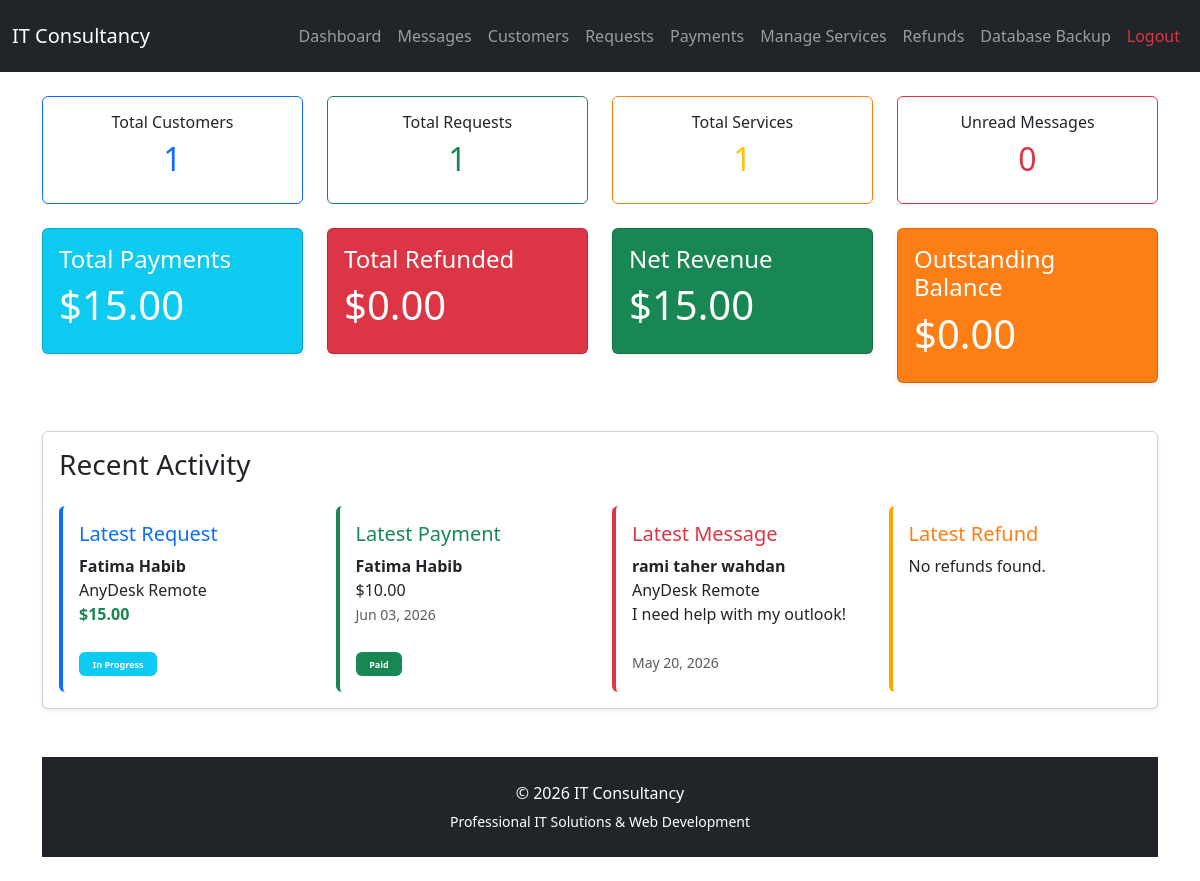
Page /?page=dashboard (signed in) on the earlier database version.
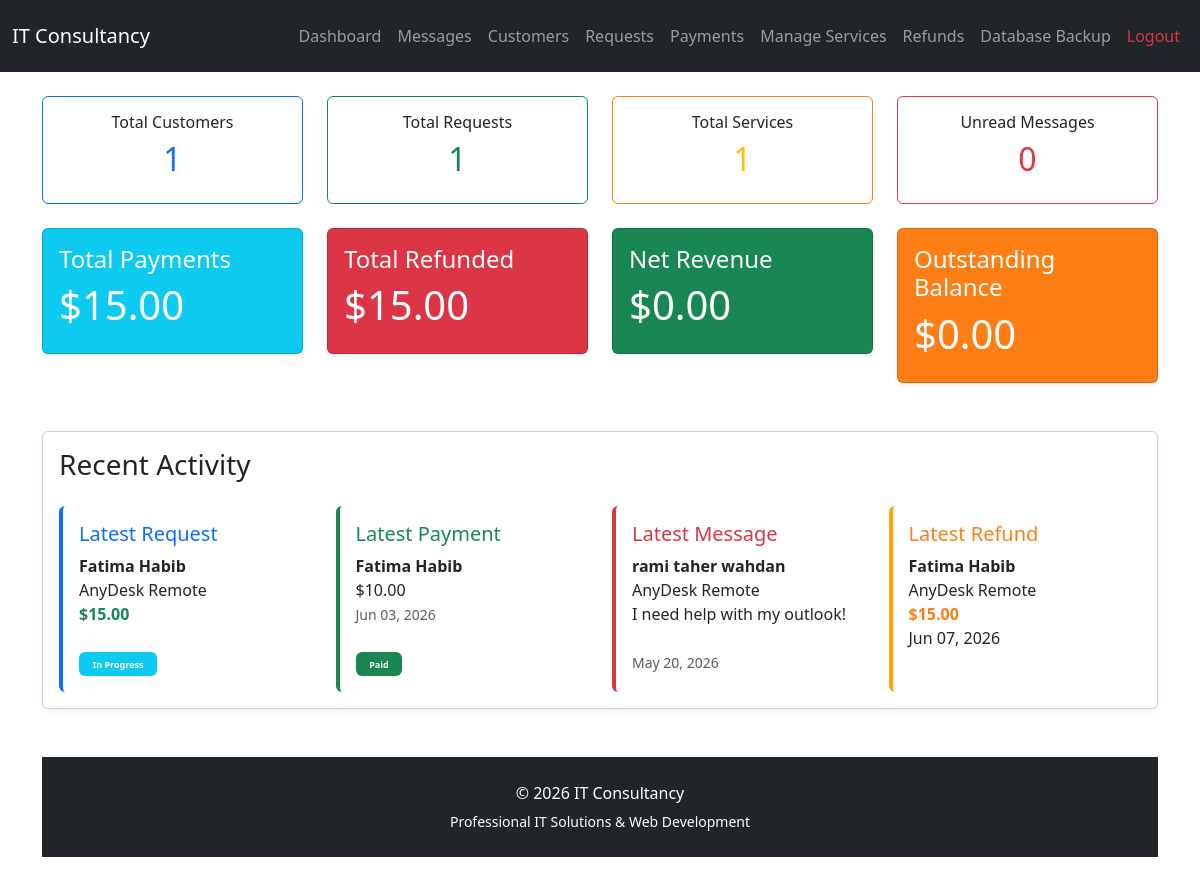
Same page on the later database version.
### tables this page shows
CREATE TABLE `requests` (
  `id` int(11) NOT NULL AUTO_INCREMENT,
  `customer_id` int(11) NOT NULL,
  `service_id` int(11) NOT NULL,
  `quoted_price` decimal(10,2) DEFAULT NULL,
  `description` text DEFAULT NULL,
  `status` enum('Pending','Approved','In Progress','Completed','Cancelled') DEFAULT 'Pending',
  `created_at` timestamp NOT NULL DEFAULT current_timestamp(),
  PRIMARY KEY (`id`),
  KEY `customer_id` (`customer_id`),
  KEY `service_id` (`service_id`),
  CONSTRAINT `requests_ibfk_1` FOREIGN KEY (`customer_id`) REFERENCES `customers` (`id`) ON DELETE CASCADE,
  CONSTRAINT `requests_ibfk_2` FOREIGN KEY (`service_id`) REFERENCES `services` (`id`) ON DELETE CASCADE
);

CREATE TABLE `customers` (
  `id` int(11) NOT NULL AUTO_INCREMENT,
  `name` varchar(255) NOT NULL,
  `email` varchar(255) DEFAULT NULL,
  `phone` varchar(50) DEFAULT NULL,
  `company` varchar(255) DEFAULT NULL,
  `notes` text DEFAULT NULL,
  `created_at` timestamp NOT NULL DEFAULT current_timestamp(),
  PRIMARY KEY (`id`)
);

CREATE TABLE `services` (
  `id` int(11) NOT NULL AUTO_INCREMENT,
  `title` varchar(255) NOT NULL,
  `description` text NOT NULL,
  `created_at` timestamp NOT NULL DEFAULT current_timestamp(),
  `price` decimal(10,2) NOT NULL DEFAULT 0.00,
  `image` varchar(255) DEFAULT NULL,
  PRIMARY KEY (`id`)
);

CREATE TABLE `payments` (
  `id` int(11) NOT NULL AUTO_INCREMENT,
  `request_id` int(11) NOT NULL,
  `amount` decimal(10,2) NOT NULL,
  `status` enum('Unpaid','Partially Paid','Paid','Refund Pending','Refunded') DEFAULT 'Unpaid',
  `payment_date` datetime DEFAULT NULL,
  `notes` text DEFAULT NULL,
  `created_at` timestamp NOT NULL DEFAULT current_timestamp(),
  PRIMARY KEY (`id`),
  KEY `request_id` (`request_id`),
  CONSTRAINT `payments_ibfk_1` FOREIGN KEY (`request_id`) REFERENCES `requests` (`id`) ON DELETE CASCADE
);

CREATE TABLE `messages` (
  `id` int(11) NOT NULL AUTO_INCREMENT,
  `name` varchar(100) DEFAULT NULL,
  `email` varchar(100) DEFAULT NULL,
  `message` text DEFAULT NULL,
  `created_at` timestamp NOT NULL DEFAULT current_timestamp(),
  `status` varchar(20) DEFAULT 'unread',
  `service` varchar(255) NOT NULL,
  PRIMARY KEY (`id`)
);

CREATE TABLE `refunds` (
  `id` int(11) NOT NULL AUTO_INCREMENT,
  `request_id` int(11) NOT NULL,
  `amount` decimal(10,2) NOT NULL,
  `refund_date` datetime NOT NULL,
  `reason` text DEFAULT NULL,
  `created_at` timestamp NOT NULL DEFAULT current_timestamp(),
  PRIMARY KEY (`id`),
  KEY `request_id` (`request_id`),
  CONSTRAINT `refunds_ibfk_1` FOREIGN KEY (`request_id`) REFERENCES `requests` (`id`) ON DELETE CASCADE
);

### public/index.php (called while the page is built, shortened)
<?php
require_once '../routes.php';

### app/views/dashboard.php (the view, shortened to what this page needs)
<?php
require dirname(__DIR__, 2) . '/config/database.php';
$totalCustomers = $pdo->query("
    SELECT COUNT(*)
    FROM customers
")->fetchColumn();
$totalRequests = $pdo->query("
    SELECT COUNT(*)
    FROM requests
")->fetchColumn();
$totalServices = $pdo->query("
    SELECT COUNT(*)
    FROM services
")->fetchColumn();
$unreadMessages = $pdo->query("
    SELECT COUNT(*)
    FROM messages
    WHERE status = 'unread'
")->fetchColumn();
$totalPayments = $pdo->query("
    SELECT COALESCE(SUM(amount), 0)
    FROM payments
")->fetchColumn();
$totalRevenue = $pdo->query("
    SELECT COALESCE(SUM(amount),0)
    FROM payments
")->fetchColumn();
$totalQuoted = $pdo->query("
    SELECT COALESCE(SUM(quoted_price),0)
    FROM requests
")->fetchColumn();
$totalRefunded = $pdo->query("
    SELECT COALESCE(SUM(amount),0)
    FROM refunds
")->fetchColumn();
$netRevenue = $totalRevenue - $totalRefunded;
$outstandingBalance = $totalQuoted - $totalRevenue;
$latestRefund = $pdo->query("
    SELECT
        refunds.*,
        customers.name,
        services.title
    FROM refunds
    JOIN requests
        ON requests.id = refunds.request_id
    JOIN customers
        ON customers.id = requests.customer_id
    JOIN services
        ON services.id = requests.service_id
    ORDER BY refunds.id DESC
    LIMIT 1
")->fetch();
$latestRequest = $pdo->query("
    SELECT
         customers.name,
    services.title,
    requests.status,
    requests.quoted_price
    FROM requests
    JOIN customers
        ON customers.id = requests.customer_id
    JOIN services
        ON services.id = requests.service_id
    ORDER BY requests.id DESC
    LIMIT 1
")->fetch();
$latestPayment = $pdo->query("
    SELECT
         customers.name,
    payments.amount,
    payments.status,
    payments.payment_date
    FROM payments
    JOIN requests
        ON requests.id = payments.request_id
    JOIN customers
        ON customers.id = requests.customer_id
    ORDER BY payments.id DESC
    LIMIT 1
")->fetch();
$latestMessage = $pdo->query("
    SELECT *
    FROM messages
    ORDER BY created_at DESC
    LIMIT 1
")->fetch();
?>
<?php require __DIR__ . '/layouts/header.php'; ?>
<div class="row mb-4">
    <div class="col-md-3">
        <div class="card border-primary text-center">
            <div class="card-body">
                <h6>Total Customers</h6>
                <h2 class="text-primary"><?= $totalCustomers ?></h2>
            </div>
        </div>
    </div>
    <div class="col-md-3">
        <div class="card border-success text-center">
            <div class="card-body">
                <h6>Total Requests</h6>
                <h2 class="text-success"><?= $totalRequests ?></h2>
            </div>
        </div>
    </div>
    <div class="col-md-3">
        <div class="card text-center" style="border-color: var(--bs-orange);">
            <div class="card-body">
                <h6>Total Services</h6>
                <h2 class="text-warning"><?= $totalServices ?></h2>
            </div>
        </div>
    </div>
    <div class="col-md-3">
        <div class="card border-danger text-center">
            <div class="card-body">
                <h6>Unread Messages</h6>
                <h2 class="text-danger"><?= $unreadMessages ?></h2>
            </div>
        </div>
    </div>
</div>
<div class="row g-4">
    <div class="col-md-3">
        <div class="card bg-info text-white shadow-sm">
            <div class="card-body">
                <h4>Total Payments</h4>
                <h1>$<?= number_format($totalPayments, 2) ?></h1>
            </div>
        </div>
    </div>
    <div class="col-md-3">
        <div class="card bg-danger text-white shadow-sm">
            <div class="card-body">
                <h4>Total Refunded</h4>
                <h1>
                    $<?= number_format($totalRefunded, 2) ?>
                </h1>
            </div>
        </div>
    </div>
    <div class="col-md-3">
        <div class="card bg-success text-white shadow-sm">
            <div class="card-body">
                <h4>Net Revenue</h4>
                <h1>$<?= number_format($netRevenue, 2) ?></h1>
            </div>
        </div>
    </div>
    <div class="col-md-3">
        <div class="card text-white shadow-sm" style="background-color: var(--bs-orange);">
            <div class="card-body">
                <h4>Outstanding Balance</h4>
                <h1>$<?= number_format($outstandingBalance, 2) ?></h1>
            </div>
        </div>
    </div>
</div>
<div class="card shadow-sm mt-5">
<div class="card-body">
    <h3 class="mb-4">
        Recent Activity
    </h3>
    <div class="row">
        <div class="col-md-3">
            <div class="border-start border-4 border-primary rounded p-3 h-100">
                <h5 class="text-primary">
                    Latest Request
                </h5>
                <?php if ($latestRequest): ?>
                    <strong>
                        <?= htmlspecialchars($latestRequest['name']) ?>
                    </strong>
                    <br>
                    <?= htmlspecialchars($latestRequest['title']) ?>
<br>
<strong class="text-success">
    $<?= number_format($latestRequest['quoted_price'], 2) ?>
</strong>
<br>
                    <br>
                    <span class="badge bg-info">
                        <?php
$statusColor = match ($latestRequest['status']) {
    'Pending' => 'warning',
    'In Progress' => 'info',
    'Completed' => 'success',
    'Cancelled' => 'danger',
    default => 'secondary'
};
?>
<span class="badge bg-<?= $statusColor ?>">
    <?= htmlspecialchars($latestRequest['status']) ?>
</span>
                    </span>
                <?php else: ?>
                    No requests found.
                <?php endif; ?>
            </div>
        </div>
        <div class="col-md-3">
            <div class="border-start border-4 border-success rounded p-3 h-100">
                <h5 class="text-success">
                    Latest Payment
                </h5>
                <?php if ($latestPayment): ?>
                    <strong>
                        <?= htmlspecialchars($latestPayment['name']) ?>
                    </strong>
                    <br>
                    $<?= number_format($latestPayment['amount'], 2) ?>
<br>
<small class="text-muted">
    <?= date('M d, Y', strtotime($latestPayment['payment_date'])) ?>
</small>
<br>
                    <br>
                    <span class="badge bg-success">
                        <?php
$paymentColor = match ($latestPayment['status']) {
    'Paid' => 'success',
    'Partial' => 'warning',
    'Unpaid' => 'danger',
    default => 'secondary'
};
?>
            <span class="badge bg-<?= $paymentColor ?>">
                <?= htmlspecialchars($latestPayment['status']) ?>
                    </span>
                    </span>
                <?php else: ?>
                    No payments found.
                <?php endif; ?>
            </div>
        </div>
        <div class="col-md-3">
            <div class="border-start border-4 border-danger rounded p-3 h-100">
                <h5 class="text-danger">
                    Latest Message
                </h5>
                <?php if ($latestMessage): ?>
                    <strong>
                        <?= htmlspecialchars($latestMessage['name']) ?>
                    </strong>
                    <br>
                    <?= htmlspecialchars($latestMessage['service']) ?>
                    <br>
                    <?= htmlspecialchars(substr($latestMessage['message'], 0, 80)) ?>
                <br><br>
                <small class="text-muted">
                    <?= date('M d, Y', strtotime($latestMessage['created_at'])) ?>
                </small>
                <?php else: ?>
                    No messages found.
                <?php endif; ?>
            </div>
        </div>
        <div class="col-md-3">
    <div class="border-start border-4 border-warning rounded p-3 h-100" style="border-color: orange !important;">
    <h5 style="color: var(--bs-orange);">
        Latest Refund
    </h5>
        <?php if ($latestRefund): ?>
            <strong>
                <?= htmlspecialchars($latestRefund['name']) ?>
            </strong>
            <br>
            <?= htmlspecialchars($latestRefund['title']) ?>
            <br>
            <strong style="color: var(--bs-orange);">
                $<?= number_format($latestRefund['amount'], 2) ?>
            </strong>
            <br>
            <?= date('M d, Y', strtotime($latestRefund['refund_date'])) ?>
        <?php else: ?>
            No refunds found.
        <?php endif; ?>
    </div>
</div>
</div>
</div>
<?php require __DIR__ . '/layouts/footer.php'; ?>

### routes.php (shortened to what this page needs)
<?php
require __DIR__ . '/config/database.php';
$page = $_GET['page'] ?? 'home';
switch ($page) {
    case 'dashboard':
    require 'app/views/dashboard.php';
    break;
}
?>

### app/views/layouts/header.php (shortened to what this page needs)
<!DOCTYPE html>
<html>
<head>
    <link
        href="https://cdn.jsdelivr.net/npm/bootstrap@5.3.0/dist/css/bootstrap.min.css"
        rel="stylesheet">
</head>
<body>
<nav class="navbar navbar-expand-lg navbar-dark bg-dark py-3">
    <div class="container-fluid">
        <a class="navbar-brand" href="?page=home">
            IT Consultancy
        </a>
        <div class="collapse navbar-collapse" id="navbarNav">
        <div class="navbar-nav ms-auto">
    <?php if (isset($_SESSION['user'])): ?>
        <a class="nav-link" href="?page=dashboard">
            Dashboard
        </a>
        <a class="nav-link" href="?page=messages">
            Messages
        </a>
        <a class="nav-link" href="?page=customers">
            Customers
        </a>
        <a class="nav-link" href="?page=requests">
            Requests
        </a>
        <a class="nav-link" href="?page=payments">
            Payments
        </a>
        <a class="nav-link" href="?page=services-admin">
            Manage Services
        </a>
        <a href="?page=refunds" class="nav-link">
            Refunds
        </a>
        <a href="?page=backup" class="nav-link">
            Database Backup
        </a>
        <a class="nav-link text-danger" href="?page=logout">
            Logout
        </a>
    <?php endif; ?>
</div>
        </div>
    </div>
</nav>
<div class="container py-4">

### app/views/layouts/footer.php (shortened to what this page needs)
</div>
<footer class="bg-dark text-white text-center py-4 mt-5">
    <div class="container">
        <p class="mb-1">
            © 2026 IT Consultancy
        </p>
        <small>
            Professional IT Solutions & Web Development
        </small>
    </div>
</footer>
</body>
</html>

Differences in the rows shown:
added refunds: customers.name "Fatima Habib", services.title "AnyDesk Remote", amount "15.00", refund_date "Jun 07, 2026"
Other differences:
$totalRefunded: "0.00" → "15.00"
$netRevenue: "15.00" → "0.00"
text no longer shown: "No refunds found."
